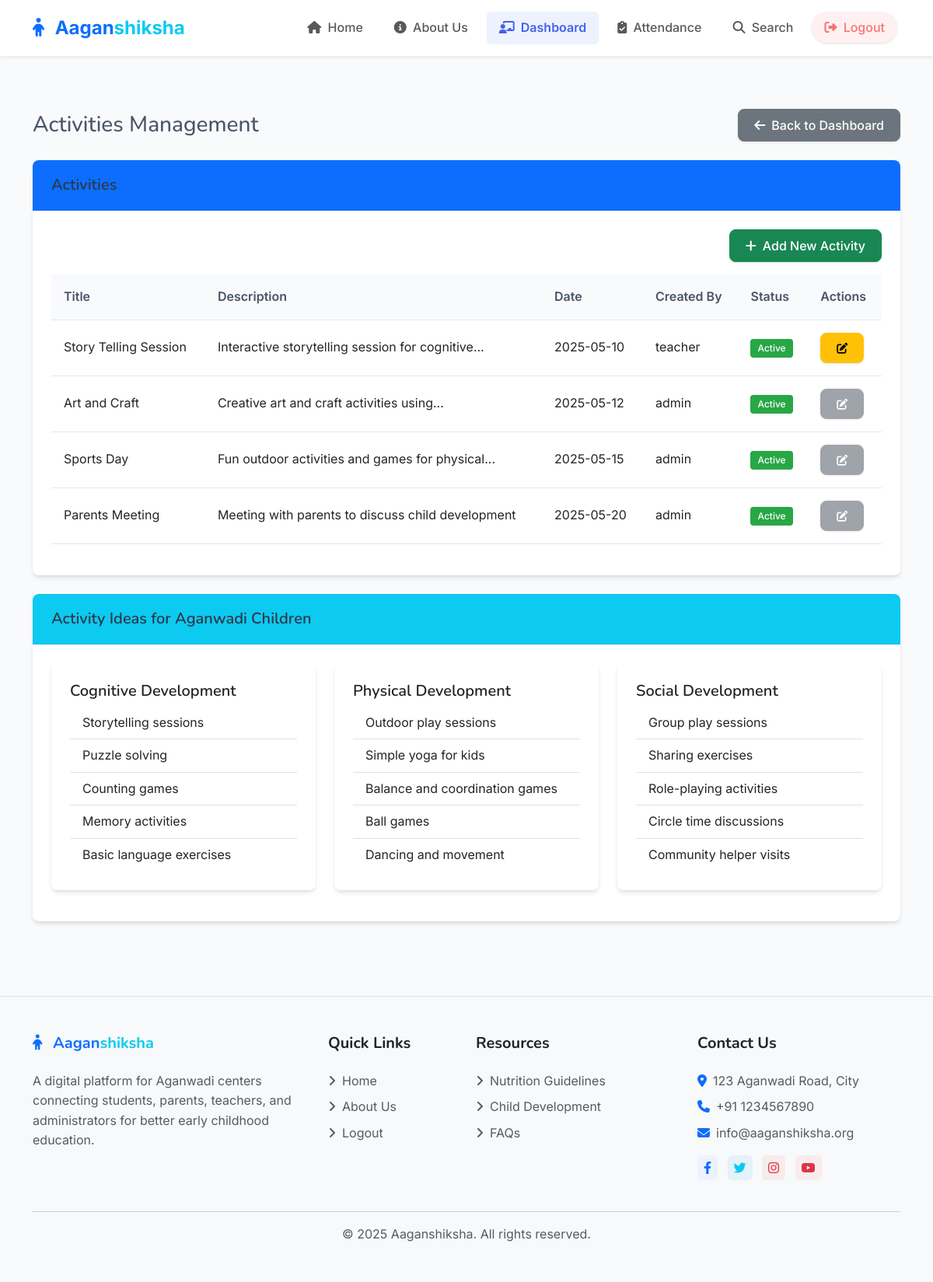
The page /teacher/activities (signed in) on the database its author committed.
### models.py (models this page shows, shortened)
class Activity(db.Model):
    id = db.Column(db.Integer, primary_key=True, autoincrement=True)
    title = db.Column(db.String(100), nullable=False)
    description = db.Column(db.Text, nullable=False)
    date = db.Column(db.Date, nullable=False)
    user_id = db.Column(db.Integer, db.ForeignKey('user.id'), nullable=False)
    created_at = db.Column(db.DateTime, default=datetime.utcnow)
    updated_at = db.Column(db.DateTime, default=datetime.utcnow, onupdate=datetime.utcnow)
    is_active = db.Column(db.Boolean, default=True)

class User(UserMixin, db.Model):
    id = db.Column(db.Integer, primary_key=True)
    username = db.Column(db.String(64), unique=True, nullable=False)
    email = db.Column(db.String(120), unique=True, nullable=False)
    password_hash = db.Column(db.String(256), nullable=False)
    role = db.Column(db.String(20), nullable=False)  # 'admin', 'teacher'
    aadhar_number = db.Column(db.String(12), unique=True, nullable=False)
    created_at = db.Column(db.DateTime, default=datetime.utcnow)
    center_id = db.Column(db.Integer, db.ForeignKey('center.id'), nullable=True)  # Only required for teachers
    center = db.relationship('Center', backref='teachers', lazy=True)
    complaints = db.relationship('Complaint', backref='author', lazy=True)
    nutrition_tips = db.relationship('NutritionTip', backref='created_by', lazy=True)
    activities = db.relationship('Activity', backref='created_by', lazy=True)

### routes/teacher.py (the view)
@teacher_bp.route('/activities')
@login_required
@teacher_required
def activities():
    activities = Activity.query.all()
    return render_template('teacher/activities.html', activities=activities)

### app.py (called while the page is built)
@app.context_processor
def inject_csrf_token():
    return dict(csrf_token=generate_csrf)

@login_manager.user_loader
def load_user(user_id):
    return User.query.get(int(user_id))

### routes/teacher.py (called while the page is built)
def teacher_required(f):
    @wraps(f)
    def decorated_function(*args, **kwargs):
        if not current_user.is_authenticated or current_user.role != 'teacher':
            flash('You need to be a teacher to access this page.', 'danger')
            return redirect(url_for('auth.login'))
        return f(*args, **kwargs)
    return decorated_function

### templates/teacher/activities.html (shortened to what this page needs)
{% extends 'base.html' %}
{% block content %}
<div class="container py-4">
    <div class="d-flex justify-content-between align-items-center mb-4">
        <h1 class="h3 mb-0">Activities Management</h1>
        <a href="{{ url_for('teacher.dashboard') }}" class="btn btn-secondary">
            <i class="fas fa-arrow-left me-2"></i>Back to Dashboard
        </a>
    </div>
    <div class="card mb-4">
        <div class="card-header bg-primary text-white">
            <h5 class="mb-0">
                {% if is_add %}
                    Add New Activity
                {% elif is_edit %}
                    Edit Activity
                {% else %}
                    Activities
                {% endif %}
            </h5>
        </div>
        <div class="card-body">
            {% if is_add or is_edit %}
                <form method="POST">
                    {{ form.hidden_tag() }}
                    <div class="mb-3">
                        <label class="form-label">Title</label>
                        {{ form.title(class="form-control") }}
                        {% if form.title.errors %}
                            <div class="text-danger">
                                {% for error in form.title.errors %}
                                    <small>{{ error }}</small>
                                {% endfor %}
                            </div>
                        {% endif %}
                    </div>
                    <div class="mb-3">
                        <label class="form-label">Description</label>
                        {{ form.description(class="form-control", rows=5) }}
                        {% if form.description.errors %}
                            <div class="text-danger">
                                {% for error in form.description.errors %}
                                    <small>{{ error }}</small>
                                {% endfor %}
                            </div>
                        {% endif %}
                    </div>
                    <div class="mb-3">
                        <label class="form-label">Date</label>
                        {{ form.date(class="form-control", type="date") }}
                        {% if form.date.errors %}
                            <div class="text-danger">
                                {% for error in form.date.errors %}
                                    <small>{{ error }}</small>
                                {% endfor %}
                            </div>
                        {% endif %}
                    </div>
                    <div class="mb-3 form-check">
                        {{ form.is_active(class="form-check-input") }}
                        <label class="form-check-label" for="is_active">Active</label>
                        {% if form.is_active.errors %}
                            <div class="text-danger">
                                {% for error in form.is_active.errors %}
                                    <small>{{ error }}</small>
                                {% endfor %}
                            </div>
                        {% endif %}
                    </div>
                    <div class="d-flex justify-content-between">
                        <a href="{{ url_for('teacher.activities') }}" class="btn btn-secondary">Cancel</a>
                        {{ form.submit(class="btn btn-primary") }}
                    </div>
                </form>
            {% else %}
                <div class="d-flex justify-content-end mb-3">
                    <a href="{{ url_for('teacher.add_activity') }}" class="btn btn-success">
                        <i class="fas fa-plus me-2"></i>Add New Activity
                    </a>
                </div>
                <div class="table-responsive">
                    <table class="table table-hover">
                        <thead>
                            <tr>
                                <th>Title</th>
                                <th>Description</th>
                                <th>Date</th>
                                <th>Created By</th>
                                <th>Status</th>
                                <th>Actions</th>
                            </tr>
                        </thead>
                        <tbody>
                            {% if activities %}
                                {% for activity in activities %}
                                    <tr>
                                        <td>{{ activity.title }}</td>
                                        <td>{{ activity.description|truncate(50) }}</td>
                                        <td>{{ activity.date.strftime('%Y-%m-%d') }}</td>
                                        <td>{{ activity.created_by.username }}</td>
                                        <td>
                                            <span class="badge {% if activity.is_active %}bg-success{% else %}bg-secondary{% endif %}">
                                                {{ 'Active' if activity.is_active else 'Inactive' }}
                                            </span>
                                        </td>
                                        <td>
                                            <div class="btn-group btn-group-sm">
                                                {% if activity.user_id == current_user.id %}
                                                    <a href="{{ url_for('teacher.edit_activity', id=activity.id) }}" class="btn btn-warning">
                                                        <i class="fas fa-edit"></i>
                                                    </a>
                                                {% else %}
                                                    <button type="button" class="btn btn-secondary" disabled>
                                                        <i class="fas fa-edit"></i>
                                                    </button>
                                                {% endif %}
                                            </div>
                                        </td>
                                    </tr>
                                {% endfor %}
                            {% else %}
                                <tr>
                                    <td colspan="6" class="text-center">No activities found.</td>
                                </tr>
                            {% endif %}
                        </tbody>
                    </table>
                </div>
            {% endif %}
        </div>
    </div>
    <div class="card">
        <div class="card-header bg-info text-white">
            <h5 class="mb-0">Activity Ideas for Aganwadi Children</h5>
        </div>
        <div class="card-body">
            <div class="row">
                <div class="col-md-4">
                    <div class="card mb-3">
                        <div class="card-body">
                            <h5 class="card-title">Cognitive Development</h5>
                            <ul class="list-group list-group-flush">
                                <li class="list-group-item">Storytelling sessions</li>
                                <li class="list-group-item">Puzzle solving</li>
                                <li class="list-group-item">Counting games</li>
                                <li class="list-group-item">Memory activities</li>
                                <li class="list-group-item">Basic language exercises</li>
                            </ul>
                        </div>
                    </div>
                </div>
                <div class="col-md-4">
                    <div class="card mb-3">
                        <div class="card-body">
                            <h5 class="card-title">Physical Development</h5>
                            <ul class="list-group list-group-flush">
                                <li class="list-group-item">Outdoor play sessions</li>
                                <li class="list-group-item">Simple yoga for kids</li>
                                <li class="list-group-item">Balance and coordination games</li>
                                <li class="list-group-item">Ball games</li>
                                <li class="list-group-item">Dancing and movement</li>
                            </ul>
                        </div>
                    </div>
                </div>
                <div class="col-md-4">
                    <div class="card mb-3">
                        <div class="card-body">
                            <h5 class="card-title">Social Development</h5>
                            <ul class="list-group list-group-flush">
                                <li class="list-group-item">Group play sessions</li>
                                <li class="list-group-item">Sharing exercises</li>
                                <li class="list-group-item">Role-playing activities</li>
                                <li class="list-group-item">Circle time discussions</li>
                                <li class="list-group-item">Community helper visits</li>
                            </ul>
                        </div>
                    </div>
                </div>
            </div>
        </div>
    </div>
</div>
{% endblock %}

### static/css/style.css (style rules this page uses)
:root { --primary-color: #4361ee; --primary-light: #eef2ff; --secondary-color: #3f72af; --info-color: #3abff8; --success-color: #36d399; --warning-color: #fbbd23; --danger-color: #f87272; --light-color: #f8f9fa; --dark-color: #333333; --text-color: #4a5568; --border-radius: 0.5rem; --box-shadow: 0 4px 6px -1px rgba(0, 0, 0, 0.1), 0 2px 4px -1px rgba(0, 0, 0, 0.06); --transition: all 0.3s ease; }
body { min-height: 100vh; display: flex; flex-direction: column; font-family: 'Inter', -apple-system, BlinkMacSystemFont, 'Segoe UI', Roboto, Oxygen, Ubuntu, Cantarell, 'Open Sans', 'Helvetica Neue', sans-serif; color: var(--text-color); background-color: #f9fafb; line-height: 1.6; }
h1, h2, h3, h4, h5, h6 { font-family: 'Nunito', -apple-system, BlinkMacSystemFont, 'Segoe UI', Roboto, Oxygen, Ubuntu, Cantarell, 'Open Sans', 'Helvetica Neue', sans-serif; font-weight: 600; color: #2d3748; }
a { transition: var(--transition); }
.btn { border-radius: var(--border-radius); padding: 0.5rem 1.25rem; font-weight: 500; transition: var(--transition); box-shadow: 0 1px 3px rgba(0,0,0,0.12); }
.card { border: none; border-radius: var(--border-radius); box-shadow: var(--box-shadow); transition: var(--transition); overflow: hidden; }
.card-header { background-color: white; border-bottom: 1px solid rgba(0, 0, 0, 0.05); padding: 1.25rem 1.5rem; font-weight: 600; }
.card-body { padding: 1.5rem; }
.table { border-collapse: separate; border-spacing: 0; width: 100%; margin-bottom: 1rem; }
.table th { background-color: #f8fafc; font-weight: 600; padding: 1rem; text-align: left; color: #4a5568; border-bottom: 1px solid #e2e8f0; }
.table td { padding: 1rem; border-bottom: 1px solid #e2e8f0; vertical-align: middle; }
.badge { padding: 0.5em 0.75em; font-weight: 500; border-radius: 0.25rem; }
.badge.bg-success { background-color: #28a745 !important; }

### rows shown on the page
Activity: title "Story Telling Session", description "Interactive storytelling session for cognitive...", date "2025-05-10", created_by.username "teacher", is_active "Active"
Activity: title "Art and Craft", description "Creative art and craft activities using...", date "2025-05-12", created_by.username "admin", is_active "Active"
Activity: title "Sports Day", description "Fun outdoor activities and games for physical...", date "2025-05-15", created_by.username "admin", is_active "Active"
Activity: title "Parents Meeting", description "Meeting with parents to discuss child development", date "2025-05-20", created_by.username "admin", is_active "Active"

### other values the page prints
{{ current_year|default(2025) }} "2025"
